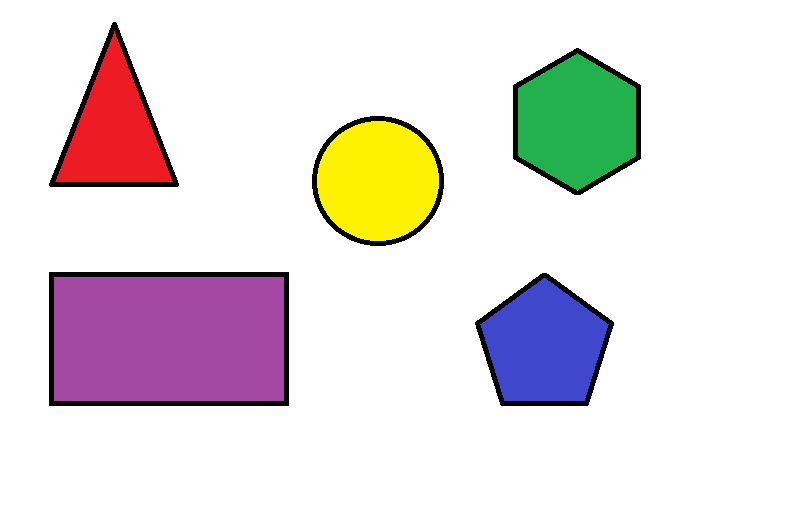
#> input picture circles.png, 791 x 522 px
$ python 'still shape detection.py'
#> lines starting #> are read from the running program, lines starting #| are printed output that depends on the picture; after the words box and inside, x2 and y2 are one past the last pixel; in counts of white or black regions, pixels touching at a corner belong together
import cv2
import numpy as np
import matplotlib.pyplot as plt
font = cv2.FONT_HERSHEY_COMPLEX
img = cv2.imread("circles.png", cv2.IMREAD_GRAYSCALE)
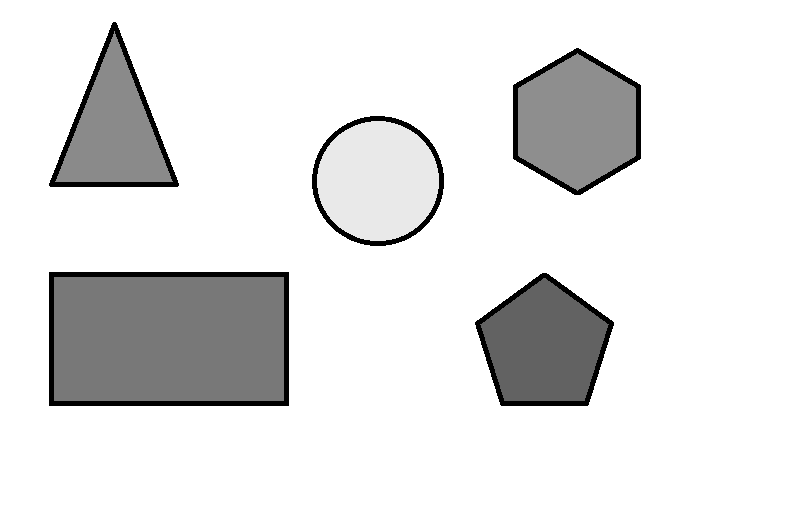
#> img: shape (522, 791); min 0, max 255, mean 227.5
_, threshold = cv2.threshold(img, 240, 255, cv2.THRESH_BINARY)
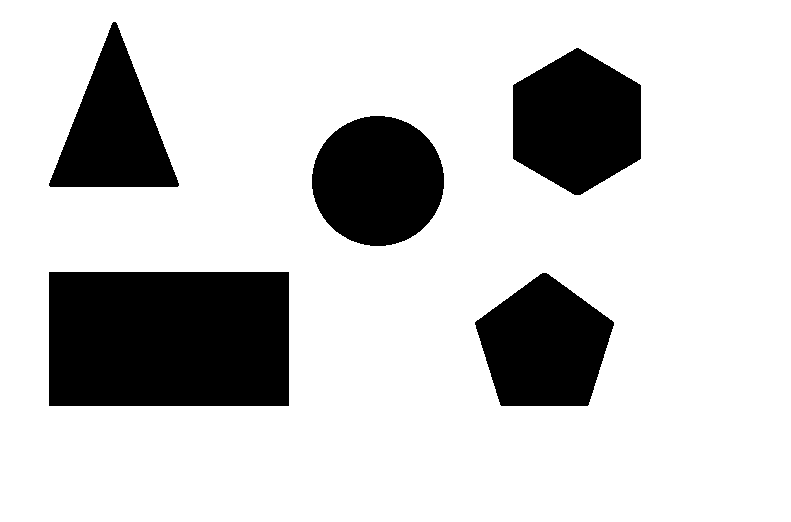
#> threshold: shape (522, 791); 79.6% white; 5 black regions

contours,_ = cv2.findContours(threshold, cv2.RETR_TREE, cv2.CHAIN_APPROX_SIMPLE)
#> contours = 6 contours; box (x1, y1, x2, y2) and area: (0, 0, 791, 522) 411590, (48, 271, 290, 407) 32533, (512, 47, 642, 196) 14450, (311, 115, 445, 247) 13657, (474, 272, 615, 407) 13259, (48, 21, 180, 188) 11424

for cnt in contours:
    approx = cv2.approxPolyDP(cnt, 0.01*cv2.arcLength(cnt, True), True)
    cv2.drawContours(img, [approx], 0, (0), 1)
    x = approx.ravel()[0]
    y = approx.ravel()[1]
    if len(approx) == 3:
        cv2.putText(img, "Triangle", (x, y), font, 0.5, (1))
    elif len(approx) == 4:
        cv2.putText(img, "Rectangle", (x, y), font, 0.5, (1))
    elif len(approx) == 4 & x==y:
        cv2.putText(img, "Square", (x, x), font, 0.5, (0))
    elif len(approx) == 6:
        cv2.putText(img, "Hexagon", (x, y), font, 0.5, (1))
    elif len(approx) == 5:
        cv2.putText(img, "Pentagon", (x, y), font, 0.5, (1))
    else:
        cv2.putText(img, "Circle", (x, y), font, 0.5, (1))
#> this loop made 6 passes
#> (approx, x, y) on passes 1, 3, 6: ([[0, 0], [0, 521], [790, 521], [790, 0]], 0, 0), ([[48, 272], [288, 271], [289, 405], [49, 406]], 48, 272), ([[113, 21], [177, 187], [48, 185]], 113, 21)
#> (x, y) on passes 2, 4, 5: (542, 272), (370, 115), (576, 47)
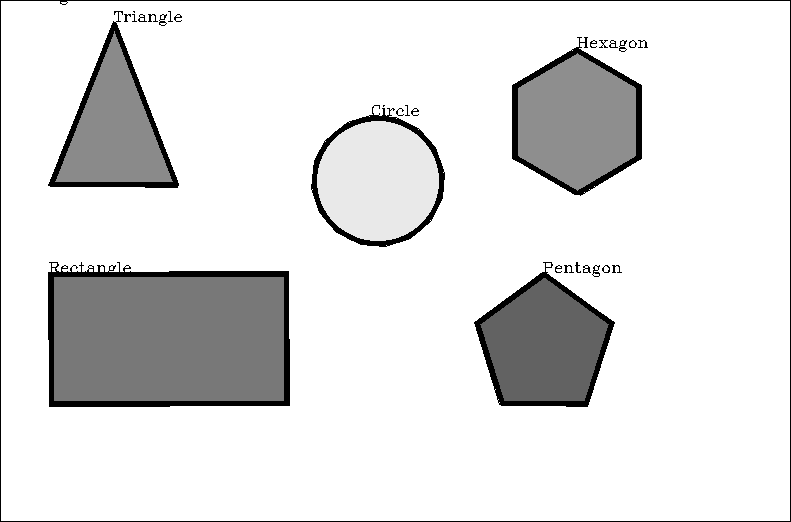
#> img: shape (522, 791); 1.16% of pixels changed, all inside (x1, y1, x2, y2) = (0, 0, 791, 522)
cv2.imshow("shapes", img)
cv2.imshow("Threshold", threshold)
cv2.waitKey(0)
cv2.destroyAllWindows()
